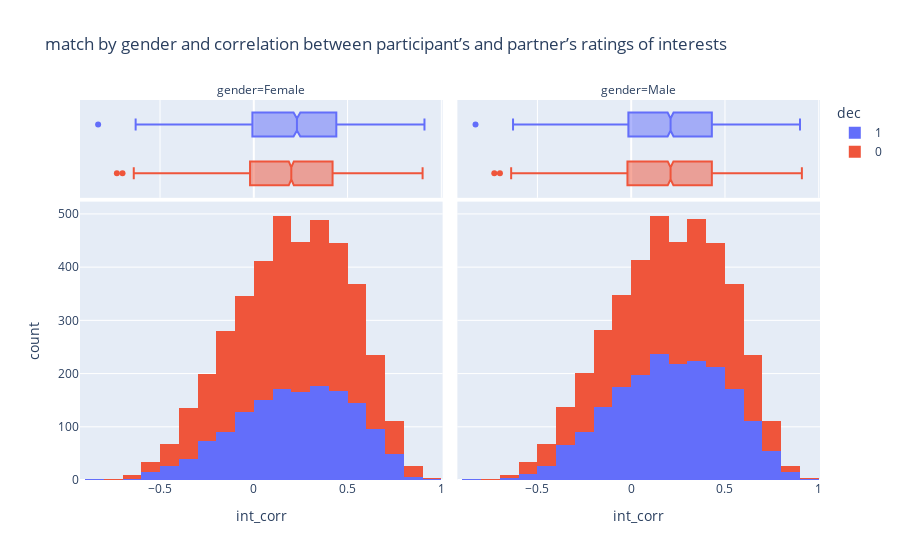

This figure's notebook cell:
### Markdown cell above
No influence

### Code cell
fig = px.histogram(dataset,
                    x = "int_corr",
                    color = "match",
                    facet_col = 'gender',
                    marginal="box",
                    nbins = 20,
                    title = "match by gender and correlation between participant’s and partner’s ratings of interests",
                    )
fig.show()

### Figure 1 — Plotly figure (JSON) as saved in the notebook; plotly's stock layout.template omitted (floating-point values rounded to 4 significant figures; data arrays with more than 128 entries replaced by an {"elided": "..."} marker saying what was removed)
{"data": [{"alignmentgroup": "True", "bingroup": "x", "hovertemplate": "dec=1<br>gender=Female<br>int_corr=%{x}<br>count=%{y}<extra></extra>", "legendgroup": "1", "marker": {"color": "#636efa"}, "name": "1", "nbinsx": 20, "offsetgroup": "1", "orientation": "v", "showlegend": true, "type": "histogram", "x": {"elided": "1529 float values"}, "xaxis": "x", "yaxis": "y"}, {"alignmentgroup": "True", "hovertemplate": "dec=1<br>gender=Female<br>int_corr=%{x}<extra></extra>", "legendgroup": "1", "marker": {"color": "#636efa"}, "name": "1", "notched": true, "offsetgroup": "1", "showlegend": false, "type": "box", "x": {"elided": "1529 float values"}, "xaxis": "x3", "yaxis": "y3"}, {"alignmentgroup": "True", "bingroup": "x", "hovertemplate": "dec=1<br>gender=Male<br>int_corr=%{x}<br>count=%{y}<extra></extra>", "legendgroup": "1", "marker": {"color": "#636efa"}, "name": "1", "nbinsx": 20, "offsetgroup": "1", "orientation": "v", "showlegend": false, "type": "histogram", "x": {"elided": "1989 float values"}, "xaxis": "x2", "yaxis": "y2"}, {"alignmentgroup": "True", "hovertemplate": "dec=1<br>gender=Male<br>int_corr=%{x}<extra></extra>", "legendgroup": "1", "marker": {"color": "#636efa"}, "name": "1", "notched": true, "offsetgroup": "1", "showlegend": false, "type": "box", "x": {"elided": "1989 float values"}, "xaxis": "x4", "yaxis": "y4"}, {"alignmentgroup": "True", "bingroup": "x", "hovertemplate": "dec=0<br>gender=Female<br>int_corr=%{x}<br>count=%{y}<extra></extra>", "legendgroup": "0", "marker": {"color": "#EF553B"}, "name": "0", "nbinsx": 20, "offsetgroup": "0", "orientation": "v", "showlegend": true, "type": "histogram", "x": {"elided": "2655 float values"}, "xaxis": "x", "yaxis": "y"}, {"alignmentgroup": "True", "hovertemplate": "dec=0<br>gender=Female<br>int_corr=%{x}<extra></extra>", "legendgroup": "0", "marker": {"color": "#EF553B"}, "name": "0", "notched": true, "offsetgroup": "0", "showlegend": false, "type": "box", "x": {"elided": "2655 float values"}, "xaxis": "x3", "yaxis": "y3"}, {"alignmentgroup": "True", "bingroup": "x", "hovertemplate": "dec=0<br>gender=Male<br>int_corr=%{x}<br>count=%{y}<extra></extra>", "legendgroup": "0", "marker": {"color": "#EF553B"}, "name": "0", "nbinsx": 20, "offsetgroup": "0", "orientation": "v", "showlegend": false, "type": "histogram", "x": {"elided": "2205 float values"}, "xaxis": "x2", "yaxis": "y2"}, {"alignmentgroup": "True", "hovertemplate": "dec=0<br>gender=Male<br>int_corr=%{x}<extra></extra>", "legendgroup": "0", "marker": {"color": "#EF553B"}, "name": "0", "notched": true, "offsetgroup": "0", "showlegend": false, "type": "box", "x": {"elided": "2205 float values"}, "xaxis": "x4", "yaxis": "y4"}], "layout": {"annotations": [{"font": {}, "showarrow": false, "text": "gender=Female", "x": 0.245, "xanchor": "center", "xref": "paper", "y": 1, "yanchor": "bottom", "yref": "paper"}, {"font": {}, "showarrow": false, "text": "gender=Male", "x": 0.755, "xanchor": "center", "xref": "paper", "y": 1, "yanchor": "bottom", "yref": "paper"}], "barmode": "relative", "legend": {"title": {"text": "dec"}, "tracegroupgap": 0}, "title": {"text": "match by gender and correlation between participant’s and partner’s ratings of interests"}, "xaxis": {"anchor": "y", "domain": [0, 0.49], "title": {"text": "int_corr"}}, "xaxis2": {"anchor": "y2", "domain": [0.51, 1], "matches": "x", "title": {"text": "int_corr"}}, "xaxis3": {"anchor": "y3", "domain": [0, 0.49], "matches": "x", "showgrid": true, "showticklabels": false}, "xaxis4": {"anchor": "y4", "domain": [0.51, 1], "matches": "x", "showgrid": true, "showticklabels": false}, "yaxis": {"anchor": "x", "domain": [0, 0.7326], "title": {"text": "count"}}, "yaxis2": {"anchor": "x2", "domain": [0, 0.7326], "matches": "y", "showticklabels": false}, "yaxis3": {"anchor": "x3", "domain": [0.7426, 1], "matches": "y3", "showgrid": false, "showline": false, "showticklabels": false, "ticks": ""}, "yaxis4": {"anchor": "x4", "domain": [0.7426, 1], "matches": "y3", "showgrid": false, "showline": false, "showticklabels": false, "ticks": ""}}}
